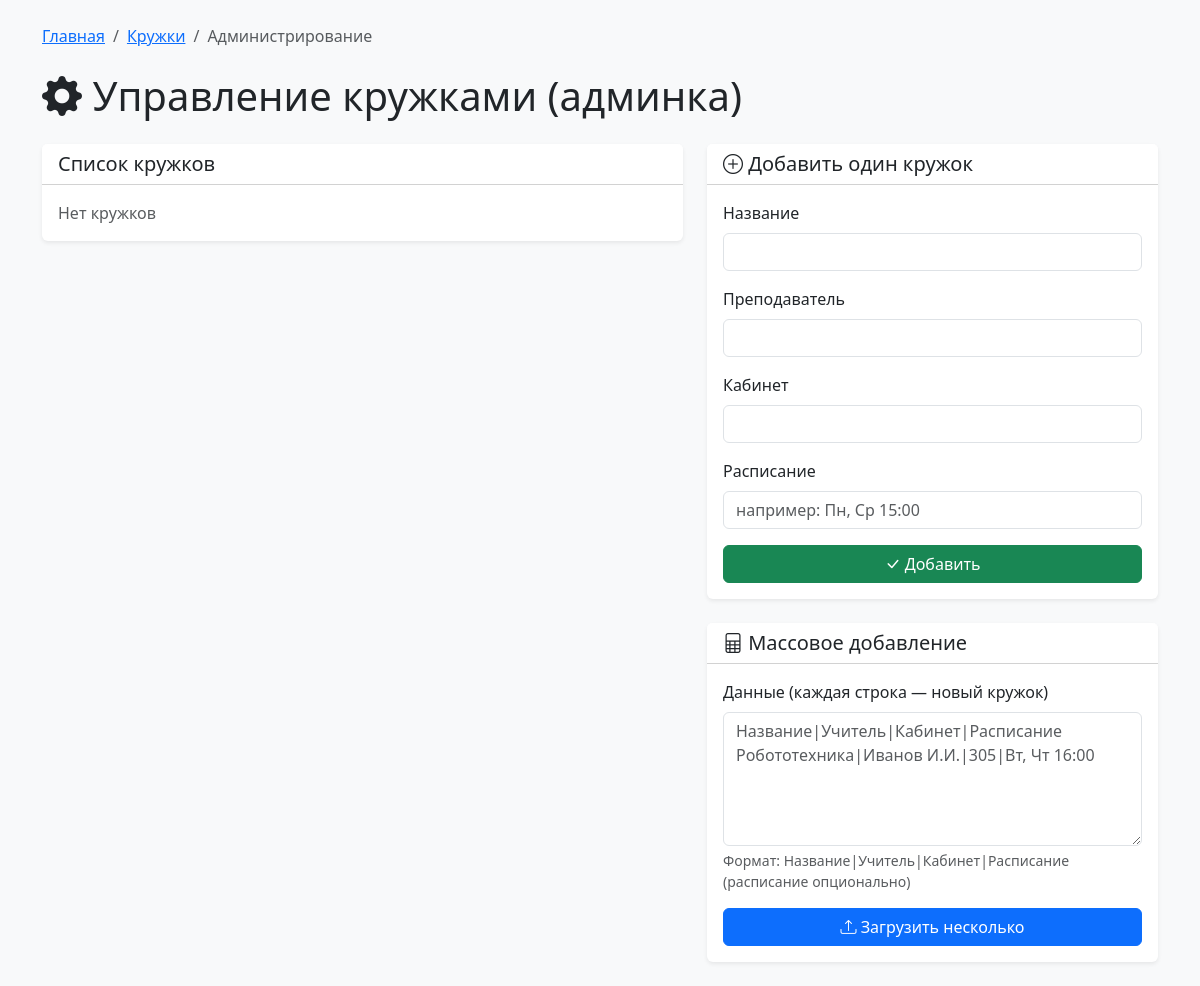
/admin/clubs, run on an earlier commit of the app's database.
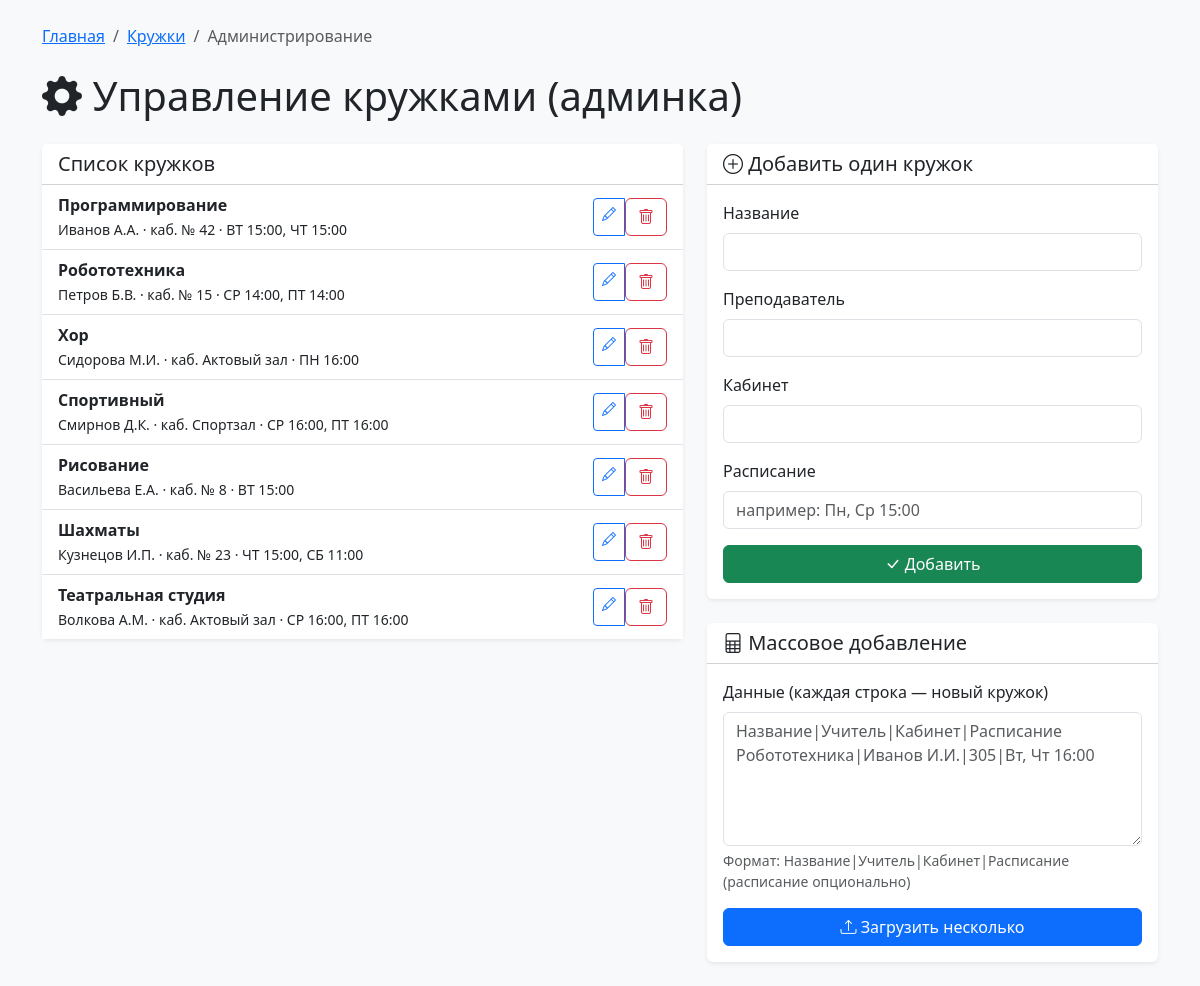
And on a later commit of the database.
### database.py (models this page shows)
class ClubDB(Base):
    __tablename__ = "clubs"
    id = Column(Integer, primary_key=True, index=True)
    name = Column(String)  # название кружка
    teacher = Column(String)  # руководитель
    room = Column(String)  # кабинет
    schedule = Column(String)  # расписание (например, "вторник 15:00")
    students = relationship("StudentDB", secondary="student_clubs", back_populates="clubs")

### main.py (the view)
@app.get("/admin/clubs", response_class=HTMLResponse)
async def admin_clubs(request: Request, db: Session = Depends(get_db)):
    clubs = db.query(ClubDB).all()
    return templates.TemplateResponse(
        "admin_clubs.html",
        {
            "request": request,
            "clubs": clubs,
            "title": "Управление кружками (админка)"
        }
    )

### templates/admin_clubs.html (shortened to what the changed rows need)
<!DOCTYPE html>
<html lang="ru">
<head>
    <link href="https://cdn.jsdelivr.net/npm/bootstrap@5.3.0/dist/css/bootstrap.min.css" rel="stylesheet">
    <link rel="stylesheet" href="https://cdn.jsdelivr.net/npm/bootstrap-icons@1.11.0/font/bootstrap-icons.css">
</head>
<body class="bg-light">
    <div class="container py-4">
        <h1 class="mb-4"><i class="bi bi-gear-fill"></i> {{ title }}</h1>
        <div class="row">
            <div class="col-lg-7 mb-4">
                <div class="card shadow-sm border-0">
                    <div class="card-body p-0">
                        {% if clubs %}
                        <div class="list-group list-group-flush">
                            {% for club in clubs %}
                            <div class="list-group-item d-flex justify-content-between align-items-center">
                                <div>
                                    <strong>{{ club.name }}</strong><br>
                                    <small>{{ club.teacher }} · каб. {{ club.room }} · {{ club.schedule }}</small>
                                </div>
                                <div class="btn-group btn-group-sm">
                                    <a href="/admin/clubs/{{ club.id }}/edit" class="btn btn-outline-primary">
                                        <i class="bi bi-pencil"></i>
                                    </a>
                                    <form action="/admin/clubs/{{ club.id }}/delete" method="post" class="d-inline">
                                        <button type="submit" class="btn btn-outline-danger" onclick="return confirm('Удалить кружок {{ club.name }}?')">
                                            <i class="bi bi-trash"></i>
                                        </button>
                                    </form>
                                </div>
                            </div>
                            {% endfor %}
                        </div>
                        {% else %}
                        <div class="p-3 text-muted">Нет кружков</div>
                        {% endif %}
                    </div>
                </div>
            </div>
        </div>
    </div>
</body>
</html>

What changed in the data, as far as the page shows it:
added ClubDB: name "Программирование", teacher "Иванов А.А.", room "№ 42", schedule "ВТ 15:00, ЧТ 15:00"
added ClubDB: name "Робототехника", teacher "Петров Б.В.", room "№ 15", schedule "СР 14:00, ПТ 14:00"
added ClubDB: name "Хор", teacher "Сидорова М.И.", room "Актовый зал", schedule "ПН 16:00"
added ClubDB: name "Спортивный", teacher "Смирнов Д.К.", room "Спортзал", schedule "СР 16:00, ПТ 16:00"
added ClubDB: name "Рисование", teacher "Васильева Е.А.", room "№ 8", schedule "ВТ 15:00"
added ClubDB: name "Шахматы", teacher "Кузнецов И.П.", room "№ 23", schedule "ЧТ 15:00, СБ 11:00"
added ClubDB: name "Театральная студия", teacher "Волкова А.М.", room "Актовый зал", schedule "СР 16:00, ПТ 16:00"
Also different on the page:
text no longer shown: "Нет кружков"
